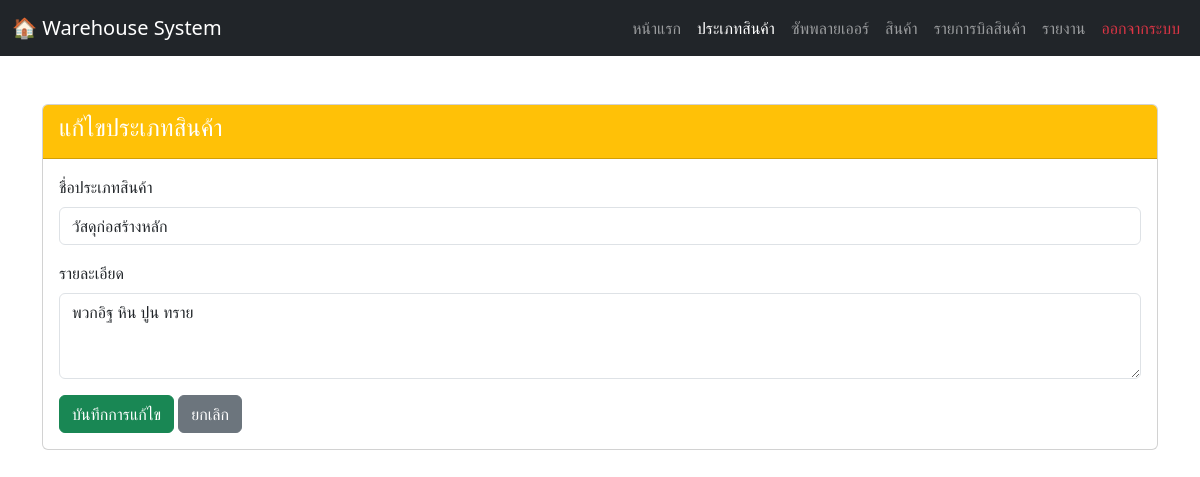
The app's page /category_edit.php?id=1 (signed in), older data.
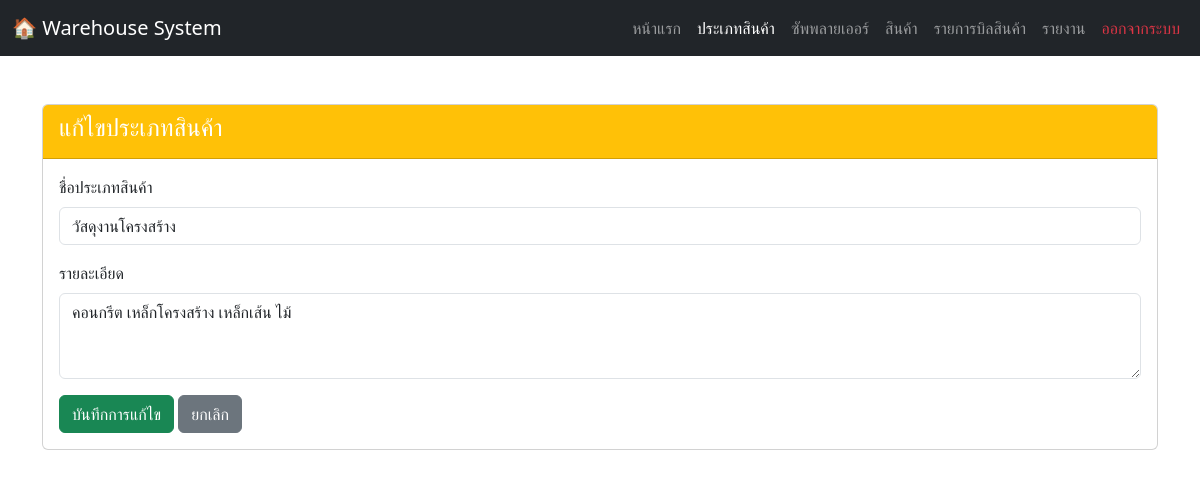
The same page, newer data.
### tables this page shows
CREATE TABLE `categories` (
  `category_id` int(11) NOT NULL,
  `category_name` varchar(100) NOT NULL,
  `description` text DEFAULT NULL
);

### category_edit.php (the view, shortened to what this page needs)
<?php
include 'connection.php';
$category_id = $_GET['id'];
$sql = "SELECT * FROM categories WHERE category_id = ?";
$stmt = $conn->prepare($sql);
$stmt->bind_param("i", $category_id);
$stmt->execute();
$result = $stmt->get_result();
$category = $result->fetch_assoc();
?>
<!DOCTYPE html>
<html lang="th">
<head>
    <link rel="stylesheet" href="https://cdn.jsdelivr.net/npm/bootstrap@5.3.2/dist/css/bootstrap.min.css">
    <link rel="stylesheet" href="https://cdn.jsdelivr.net/npm/bootstrap-icons@1.11.3/font/bootstrap-icons.min.css">
</head>
<body>
  <nav class="navbar navbar-expand-lg navbar-dark bg-dark no-print">
    <div class="container-fluid">
      <a class="navbar-brand" href="#">🏠 Warehouse System</a>
      <div class="collapse navbar-collapse" id="navbarNav">
        <ul class="navbar-nav ms-auto">
          <li class="nav-item"><a class="nav-link" href="homepage.php">หน้าแรก</a></li>
          <li class="nav-item"><a class="nav-link active" href="categories.php">ประเภทสินค้า</a></li>
          <li class="nav-item"><a class="nav-link" href="suppliers.php">ซัพพลายเออร์</a></li>
          <li class="nav-item"><a class="nav-link" href="products.php">สินค้า</a></li>
          <li class="nav-item"><a class="nav-link" href="warehouse_page.php">รายการบิลสินค้า</a></li>
          <li class="nav-item"><a class="nav-link" href="report.php">รายงาน</a></li>
          <li class="nav-item"><a class="nav-link text-danger" href="logout.php">ออกจากระบบ</a></li>
        </ul>
      </div>
    </div>
  </nav>
<div class="container mt-5">
  <div class="card">
    <div class="card-header bg-warning text-white">
      <h4>แก้ไขประเภทสินค้า</h4>
    </div>
    <div class="card-body">
      <form method="POST" id="editCategoryForm">
        <div class="mb-3">
          <label class="form-label">ชื่อประเภทสินค้า</label>
          <input type="text" name="category_name" class="form-control" value="<?= $category['category_name'] ?>" required>
        </div>
        <div class="mb-3">
          <label class="form-label">รายละเอียด</label>
          <textarea name="description" class="form-control" rows="3"><?= $category['description'] ?></textarea>
        </div>
        <button type="submit" name="update" class="btn btn-success">บันทึกการแก้ไข</button>
        <a href="categories.php" class="btn btn-secondary">ยกเลิก</a>
      </form>
    </div>
  </div>
</div>
</body>
</html>

Row changes from the older to the newer data that the page shows:
changed categories: category_name "วัสดุก่อสร้างหลัก" → "วัสดุงานโครงสร้าง"; description "พวกอิฐ หิน ปูน ทราย" → "คอนกรีต เหล็กโครงสร้าง เหล็กเส้น ไม้"
